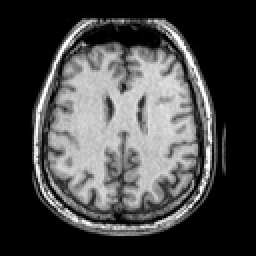
%> input picture SkullRemoved/MRimage/T1/830.png, 128 x 128 px, shrunk from 256 x 256 before the run (shown 2 times larger)
$ octave t0802.m   (GNU Octave 9; MATLAB toolbox functions it lacks are replaced by stand-ins)
%> lines starting %> are read from the running program, lines starting %| are printed output that depends on the picture; in (x1, y1, x2, y2) boxes, pixels count from 0 and x2, y2 are one past the last pixel; in counts of white or black regions, pixels touching at a corner belong together; the program's own positions count from 1
close all;
clc;
%该代码为对纯形态学方法加入了各向异性扩散滤波
k=6;           %导热系数,控制平滑
lambda=0.2;    %控制平滑
N=15;           %迭代次数
img=double(imread('MRimage\\T1\\830.png'));
%> img: size 128x128 double; min 0, max 255, mean 70.2; mean of the top-left, top-right, bottom-left and bottom-right quarters 70.2, 66.9, 75.5, 68.4
imshow(img,[]);
[m,n]=size(img);
%> m = 128; n = 128

imgn=zeros(m,n);
for i=1:N

    for p=2:m-1
        for q=2:n-1
            %当前像素的散度，对四个方向分别求偏导，局部不同方向上的变化量，
            %如果变化较多，就证明是边界，想方法保留边界
            NI=img(p-1,q)-img(p,q);
            SI=img(p+1,q)-img(p,q);
            EI=img(p,q-1)-img(p,q);
            WI=img(p,q+1)-img(p,q);

            %四个方向上的导热系数，该方向变化越大，求得的值越小，从而达到保留边界的目的
            cN=exp(-NI^2/(k*k));
            cS=exp(-SI^2/(k*k));
            cE=exp(-EI^2/(k*k));
            cW=exp(-WI^2/(k*k));

            imgn(p,q)=img(p,q)+lambda*(cN*NI+cS*SI+cE*EI+cW*WI);  %扩散后的新值
        end
    end

    img=imgn;       %整个图像扩散完毕，用已扩散图像的重新扩散。
end
figure;
img2=mat2gray(imgn);%img2是滤波后的图像
imshow(img2);
%imwrite(img2,'MRimage\9900.png');

T=graythresh(img2);
%> T = 0.345
img3=imbinarize(img2,T);%Otus进行分割
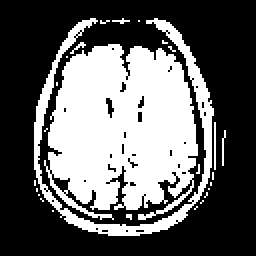
%> img3: size 128x128 logical (shown 2 times larger); 38.5% white; 26 white regions (23 under 20 px), largest, box (x1, y1, x2, y2) and area: (22, 22, 99, 110) 4977, (17, 9, 107, 118) 1204, (107, 61, 108, 85) 24
%se=strel('octagon',6);se2=strel('octagon',27);
se=strel('disk',6);se2=strel('disk',24);
img4=imopen(img3,se);
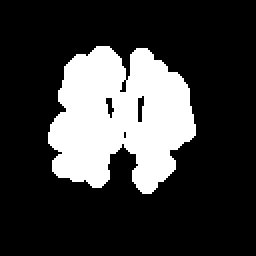
%> img4: size 128x128 logical (shown 2 times larger); 23% white; 1 white region, box (x1, y1, x2, y2) and area: (24, 23, 98, 97) 3773
img5=imclose(img4,se2);
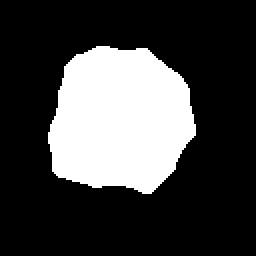
%> img5: size 128x128 logical (shown 2 times larger); 25.8% white; 1 white region, box (x1, y1, x2, y2) and area: (24, 23, 98, 97) 4231
J=immultiply(img2,img5);
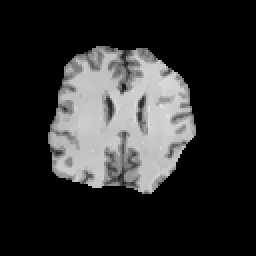
%> J: size 128x128 double (shown 2 times larger); min 0, max 0.887, mean 0.173
imshow(J);

$ run again, with SkullRemoved/MRimage/T1/100.png copied over SkullRemoved/MRimage/T1/830.png
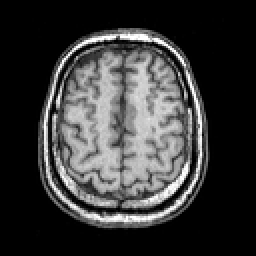
%> input picture SkullRemoved/MRimage/T1/100.png, 128 x 128 px, shrunk from 256 x 256 before the run (shown 2 times larger)
%> T = 0.325
%> `img3=imbinarize(img2,T);`:
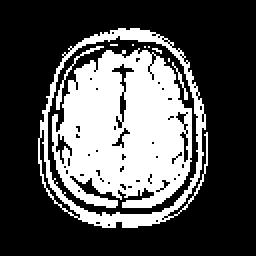
%> img3: size 128x128 logical (shown 2 times larger); 32% white; 10 white regions (6 under 20 px), largest, box (x1, y1, x2, y2) and area: (26, 24, 96, 104) 4017, (19, 14, 104, 114) 1125, (28, 23, 52, 55) 66, (86, 31, 94, 50) 27
%> img4: size 128x128 logical; 14.4% white; 2 white regions, box (x1, y1, x2, y2) and area: (62, 34, 92, 90) 1254, (32, 34, 61, 88) 1109
%> img5: size 128x128 logical; 16.4% white; 1 white region, box (x1, y1, x2, y2) and area: (32, 34, 92, 90) 2690
%> `J=immultiply(img2,img5);`:
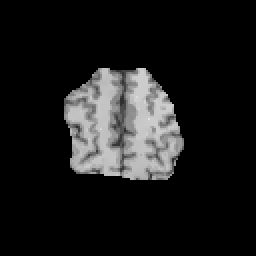
%> J: size 128x128 double (shown 2 times larger); min 0, max 0.894, mean 0.103
